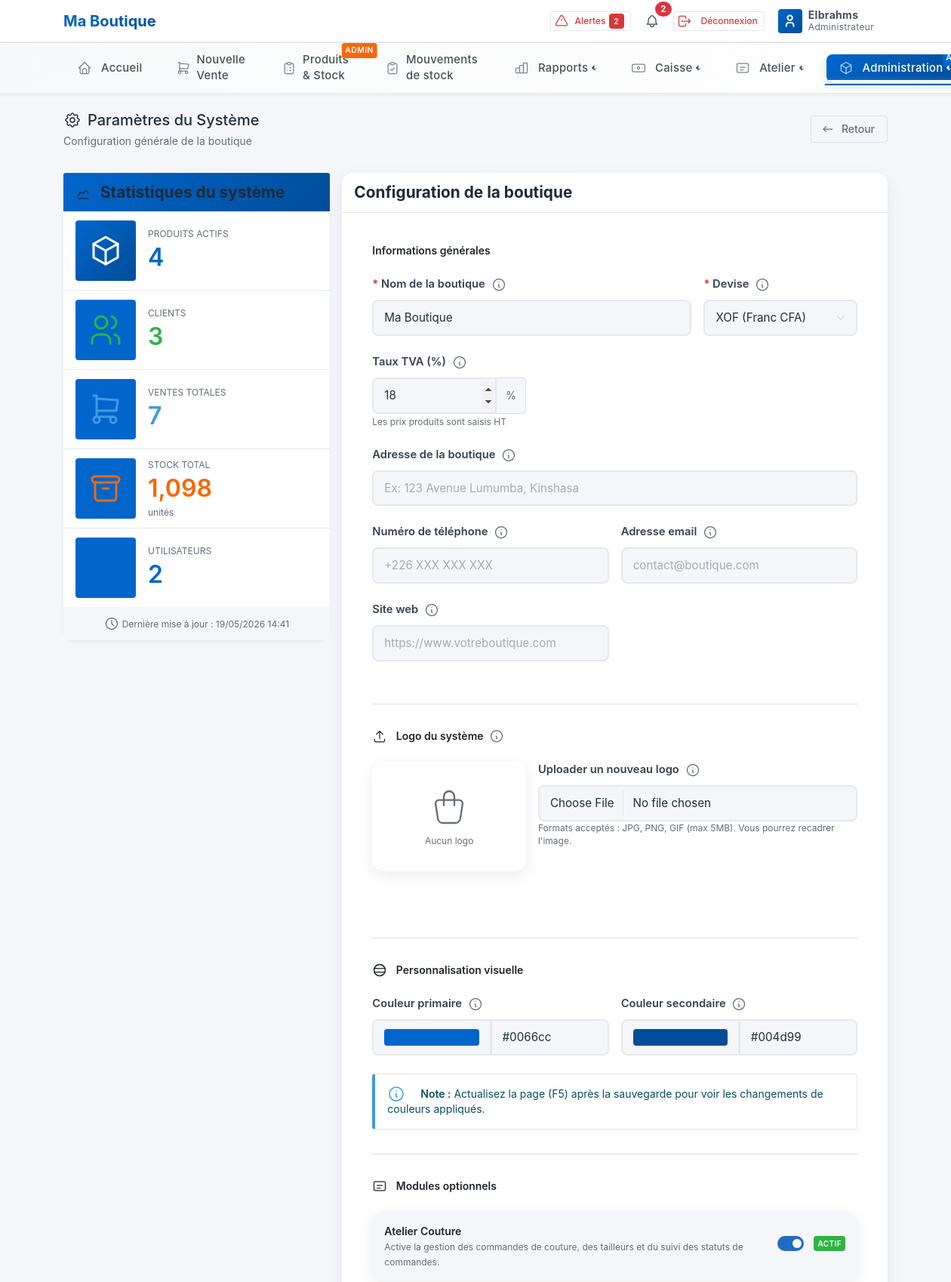
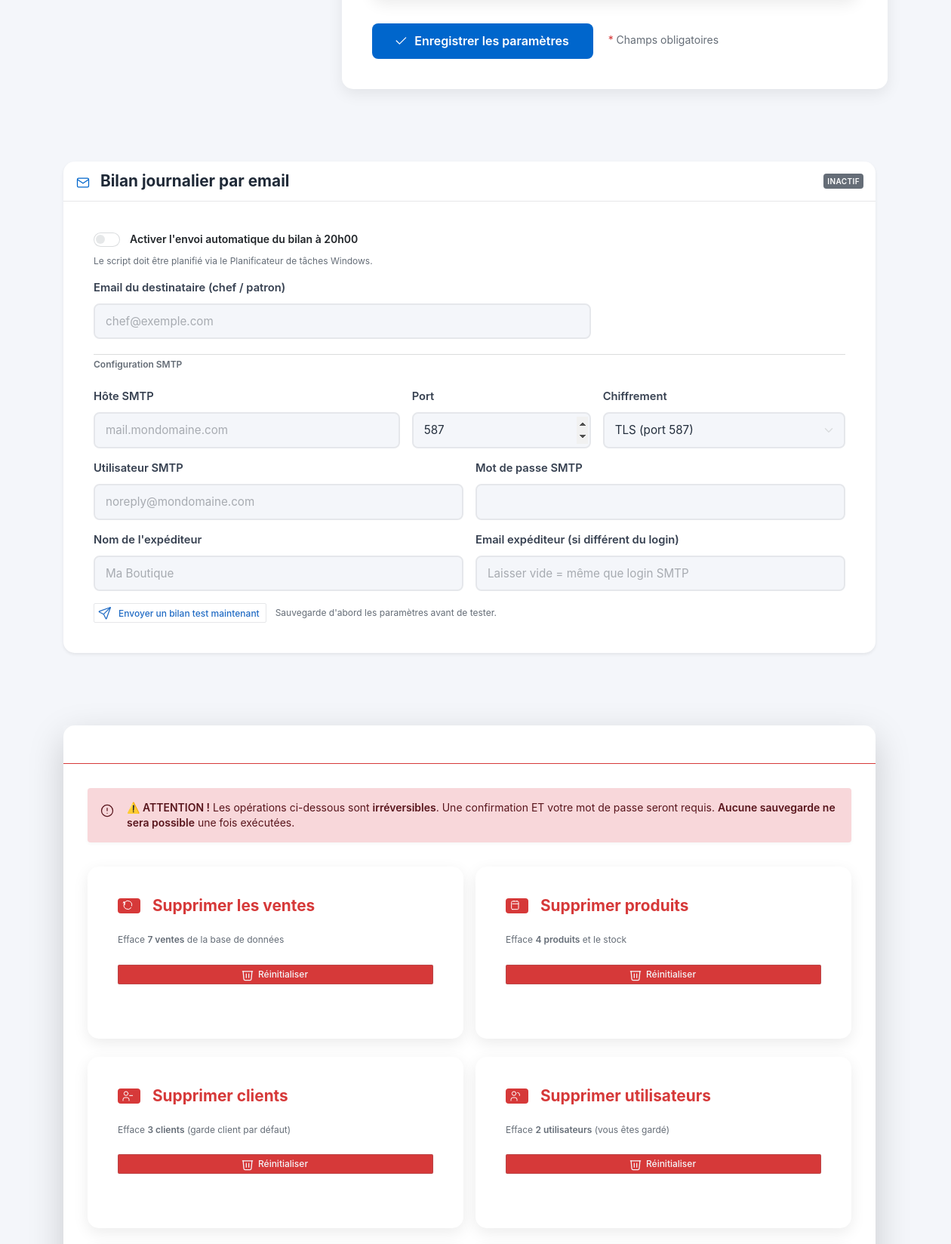
The app's page /parametres.php (signed in, upper part) with its own data (2 pictures, top to bottom).
### tables this page shows
CREATE TABLE `configuration` (
  `id_config` int(11) NOT NULL AUTO_INCREMENT,
  `nom_boutique` varchar(255) NOT NULL COMMENT 'Nom de la boutique/entreprise',
  `slogan` varchar(255) DEFAULT NULL COMMENT 'Slogan ou description courte',
  `logo` varchar(255) DEFAULT NULL COMMENT 'Chemin vers le fichier logo',
  `couleur_primaire` varchar(7) DEFAULT '#e6e64c' COMMENT 'Couleur principale (format HEX)',
  `couleur_secondaire` varchar(7) DEFAULT '#556a94' COMMENT 'Couleur secondaire (format HEX)',
  `adresse` text DEFAULT NULL COMMENT 'Adresse complète de l''entreprise',
  `telephone` varchar(100) DEFAULT NULL COMMENT 'Numéro(s) de téléphone',
  `email` varchar(255) DEFAULT NULL COMMENT 'Adresse email',
  `site_web` varchar(255) DEFAULT NULL COMMENT 'Site web de l''entreprise',
  `num_registre_commerce` varchar(100) DEFAULT NULL COMMENT 'Numéro d''enregistrement (RCCM, etc.)',
  `num_impot` varchar(100) DEFAULT NULL COMMENT 'Numéro fiscal/TVA',
  `devise` varchar(10) DEFAULT '$' COMMENT 'Symbole de la devise utilisée',
  `taux_tva` decimal(5,2) DEFAULT 0.00 COMMENT 'Taux de TVA par défaut (%)',
  `fuseau_horaire` varchar(50) DEFAULT 'Africa/Lubumbashi' COMMENT 'Fuseau horaire',
  `langue` varchar(10) DEFAULT 'fr' COMMENT 'Langue du système (fr, en, etc.)',
  `est_configure` tinyint(1) DEFAULT 0 COMMENT '0=Non configuré, 1=Configuré',
  `date_configuration` datetime DEFAULT NULL COMMENT 'Date de première configuration',
  `date_modification` timestamp NOT NULL DEFAULT current_timestamp() ON UPDATE current_timestamp(),
  `atelier_mode` tinyint(1) NOT NULL DEFAULT 0 COMMENT 'Activer le module Atelier Couture',
  `smtp_host` varchar(255) DEFAULT '' COMMENT 'H',
  `smtp_port` smallint(6) DEFAULT 587 COMMENT 'Port SMTP',
  `smtp_secure` varchar(10) DEFAULT 'tls' COMMENT 'tls ou ssl',
  `smtp_user` varchar(255) DEFAULT '' COMMENT 'Utilisateur SMTP',
  `smtp_pass` varchar(255) DEFAULT '' COMMENT 'Mot de passe SMTP',
  `smtp_from` varchar(255) DEFAULT '' COMMENT 'Email exp',
  `smtp_from_name` varchar(255) DEFAULT '' COMMENT 'Nom exp',
  `email_bilan` varchar(255) DEFAULT '' COMMENT 'Email destinataire bilan',
  `bilan_actif` tinyint(1) DEFAULT 0 COMMENT 'Activer envoi bilan journalier',
  PRIMARY KEY (`id_config`)
);

CREATE TABLE `utilisateurs` (
  `id_utilisateur` int(11) NOT NULL AUTO_INCREMENT,
  `nom_complet` varchar(255) NOT NULL COMMENT 'Nom complet de l''utilisateur',
  `login` varchar(100) NOT NULL COMMENT 'Identifiant de connexion (unique)',
  `mot_de_passe` varchar(255) NOT NULL COMMENT 'Mot de passe hashé (password_hash)',
  `email` varchar(255) DEFAULT NULL COMMENT 'Adresse email',
  `telephone` varchar(50) DEFAULT NULL COMMENT 'Numéro de téléphone',
  `niveau_acces` tinyint(1) NOT NULL DEFAULT 2 COMMENT '1=Admin, 2=Vendeur',
  `id_depot` int(11) DEFAULT NULL COMMENT 'Dépôt assigné (obligatoire pour les caissiers/vendeurs)',
  `photo` varchar(255) DEFAULT NULL COMMENT 'Photo de profil',
  `est_actif` tinyint(1) DEFAULT 1 COMMENT '0=Inactif, 1=Actif',
  `date_creation` datetime DEFAULT current_timestamp() COMMENT 'Date de création du compte',
  `date_derniere_connexion` datetime DEFAULT NULL COMMENT 'Dernière connexion',
  `date_modification` timestamp NOT NULL DEFAULT current_timestamp() ON UPDATE current_timestamp(),
  PRIMARY KEY (`id_utilisateur`),
  UNIQUE KEY `login` (`login`),
  KEY `idx_login` (`login`),
  KEY `idx_niveau` (`niveau_acces`),
  KEY `fk_user_depot` (`id_depot`)
);

### parametres.php (the view, shortened to what the rows shown need)
<?php
require_once 'protection_pages.php';
include 'header.php';
?>
<link rel="stylesheet" href="https://cdnjs.cloudflare.com/ajax/libs/cropperjs/1.6.1/cropper.min.css"/>
<div class="container-xl">
    <div class="page-header d-print-none mb-4">
        <div class="row align-items-center">
            <div class="col">
                <h2 class="page-title">
                    Paramètres du Système
                </h2>
            </div>
        </div>
    </div>
    <div class="row">
        <div class="col-lg-8">
            <div class="card">
                <div class="card-body">
                    <form method="post" id="configForm">
                        <div class="row">
                            <div class="col-md-8 mb-3">
                                <label class="form-label">
                                    <span class="text-danger">*</span> Nom de la boutique
                                    <span class="text-muted ms-1" data-bs-toggle="tooltip" title="Ce nom apparaît partout dans l'application : en-tête, factures, rapports et écran de chargement">
                                    </span>
                                </label>
                                <input type="text" class="form-control" name="nom_boutique" value="<?php echo e($nom_boutique); ?>" required>
                            </div>
                            <div class="col-md-4 mb-3">
                                <label class="form-label">
                                    <span class="text-danger">*</span> Devise
                                    <span class="text-muted ms-1" data-bs-toggle="tooltip" title="Monnaie utilisée pour toutes les transactions, prix et factures">
                                    </span>
                                </label>
                                <select class="form-select" name="devise" required>
                                    <option value="XOF" <?php echo $devise === 'XOF' ? 'selected' : ''; ?>>XOF (Franc CFA)</option>
                                </select>
                            </div>
                            <div class="col-md-4 mb-3">
                                <div class="input-group">
                                    <input type="number" class="form-control" name="taux_tva"
                                           value="<?php echo isset($config['taux_tva']) ? (float)$config['taux_tva'] : 0; ?>"
                                           min="0" max="100" step="0.01" placeholder="Ex: 18">
                                    <span class="input-group-text">%</span>
                                </div>
                            </div>
                        </div>
                        <div class="row">
                            <div class="col-md-6 mb-3">
                                <label class="form-label">
                                    Adresse email
                                    <span class="text-muted ms-1" data-bs-toggle="tooltip" title="Email de contact affiché sur les factures">
                                    </span>
                                </label>
                                <input type="email" class="form-control" name="email_boutique" value="<?php echo isset($config['email']) ? e($config['email']) : ''; ?>" placeholder="contact@boutique.com">
                            </div>
                            <div class="col-md-6 mb-3">
                                <label class="form-label">
                                    Site web
                                    <span class="text-muted ms-1" data-bs-toggle="tooltip" title="URL affichée dans le pied de page">
                                    </span>
                                </label>
                                <input type="url" class="form-control" name="site_web_boutique" value="<?php echo isset($config['site_web']) ? e($config['site_web']) : ''; ?>" placeholder="https://www.votreboutique.com">
                            </div>
                        </div>
                        <div class="row">
                            <div class="col-md-6 mb-3">
                                <div class="input-group">
                                    <input type="color" class="form-control form-control-color" name="couleur_primaire" id="couleur1" value="<?php echo e($couleur_primaire); ?>" onchange="updateColorText('couleur1')">
                                    <input type="text" class="form-control" id="couleur1_text" value="<?php echo e($couleur_primaire); ?>" readonly>
                                </div>
                            </div>
                            <div class="col-md-6 mb-3">
                                <div class="input-group">
                                    <input type="color" class="form-control form-control-color" name="couleur_secondaire" id="couleur2" value="<?php echo e($couleur_secondaire); ?>" onchange="updateColorText('couleur2')">
                                    <input type="text" class="form-control" id="couleur2_text" value="<?php echo e($couleur_secondaire); ?>" readonly>
                                </div>
                            </div>
                        </div>
                        <div class="card border-0 bg-light p-3">
                            <div class="d-flex align-items-center justify-content-between">
                                <div class="form-check form-switch ms-4">
                                    <input class="form-check-input" type="checkbox" role="switch" name="atelier_mode" id="atelier_mode"
                                           <?php echo !empty($config['atelier_mode']) ? 'checked' : ''; ?> style="width:2.5em;height:1.4em;">
                                    <label class="form-check-label ms-2" for="atelier_mode">
                                        <?php echo !empty($config['atelier_mode']) ? '<span class="badge bg-success">Actif</span>' : '<span class="badge bg-secondary">Inactif</span>'; ?>
                                    </label>
                                </div>
                            </div>
                        </div>
                    </form>
                </div>
            </div>
        </div>
        <div class="row mt-5">
            <div class="col-12">
                <div class="card shadow-sm">
                    <div class="card-body">
                        <div class="row g-3">
                            <div class="col-12">
                                <div class="form-check form-switch">
                                    <input class="form-check-input" type="checkbox" name="bilan_actif" id="bilan_actif"
                                           <?php echo !empty($config['bilan_actif']) ? 'checked' : ''; ?> style="width:2.5em;height:1.4em;">
                                    <label class="form-check-label ms-2 fw-semibold" for="bilan_actif">
                                        Activer l'envoi automatique du bilan à 20h00
                                    </label>
                                </div>
                            </div>
                            <div class="col-md-3">
                                <label class="form-label">Port</label>
                                <input type="number" class="form-control" name="smtp_port"
                                       value="<?php echo e($config['smtp_port'] ?? '587'); ?>">
                            </div>
                            <div class="col-md-4">
                                <label class="form-label">Chiffrement</label>
                                <select class="form-select" name="smtp_secure">
                                    <option value="tls"  <?php echo ($config['smtp_secure'] ?? 'tls') === 'tls'  ? 'selected' : ''; ?>>TLS (port 587)</option>
                                </select>
                            </div>
                            <div class="col-md-6">
                                <label class="form-label">Nom de l'expéditeur</label>
                                <input type="text" class="form-control" name="smtp_from_name"
                                       value="<?php echo e($config['smtp_from_name'] ?? ''); ?>"
                                       placeholder="<?php echo e($config['nom_boutique'] ?? 'Ma Boutique'); ?>">
                            </div>
                        </div>
                    </div>
                </div>
            </div>
        </div>
    </div>
</div>
<?php include 'footer.php'; ?>

### header.php (shortened to what the rows shown need)
<!DOCTYPE html>
<html lang="fr">
<head>
    <link href="https://cdn.jsdelivr.net/npm/bootstrap@5.3.0/dist/css/bootstrap.min.css" rel="stylesheet">
    <link href="<?php echo BASE_URL; ?>assets/css/tabler.min.css" rel="stylesheet"/>
    <link href="<?php echo BASE_URL; ?>assets/css/tabler-vendors.min.css" rel="stylesheet"/>
    <link href="<?php echo BASE_URL; ?>assets/css/loader.css" rel="stylesheet"/>
    <link href="<?php echo BASE_URL; ?>assets/css/style.css" rel="stylesheet"/>
</head>
<body>
    <div class="page">
        <header class="navbar navbar-expand-md navbar-light d-print-none sticky-top bg-white border-bottom">
            <div class="container-xl">
                <h1 class="navbar-brand navbar-brand-autodark d-none-navbar-horizontal pe-0 pe-md-3 m-0">
                    <?php if (!empty($logo_boutique) && file_exists('uploads/logos/' . $logo_boutique)): ?>
                        <a href="accueil.php">
                            <img src="<?php echo BASE_URL . 'uploads/logos/' . e($logo_boutique); ?>"
                                 class="navbar-brand-logo" alt="Logo">
                        </a>
                    <?php else: ?>
                        <a href="accueil.php" class="navbar-brand-text"><?php echo e($nom_boutique); ?></a>
                    <?php endif; ?>
                </h1>
                <div class="navbar-nav flex-row order-md-last">
                    <div class="nav-item dropdown d-none d-md-flex me-2">
                        <a href="#" class="nav-link px-2 d-flex align-items-center" data-bs-toggle="dropdown" style="height: 40px; cursor: pointer;">
                            <div class="d-none d-xl-block ps-2">
                                <div class="fw-bold" style="font-size: 0.875rem; line-height: 1.2;"><?php echo e($user_name); ?></div>
                                <div class="small text-muted" style="font-size: 0.75rem; line-height: 1.2;"><?php echo $is_admin ? 'Administrateur' : 'Vendeur'; ?></div>
                            </div>
                        </a>
                    </div>
                </div>
            </div>
        </header>
        <div class="page-wrapper">

### records on screen
configuration: nom_boutique "Ma Boutique", devise "XOF (Franc CFA)", taux_tva "18", couleur_primaire "#0066cc", couleur_secondaire "#004d99", atelier_mode "☑", smtp_port "587", smtp_secure "TLS (port 587)", smtp_from_name "Ma Boutique"
utilisateurs: nom_complet "Elbrahms"

### other values on screen
$products_alert_count "2"
$stats_systeme['nb_produits'] "4"
$stats_systeme['nb_clients'] "3"
$stats_systeme['nb_ventes'] "7"
$stats_systeme['stock_total'] "1,098"
$stats_systeme['nb_utilisateurs'] "2"
